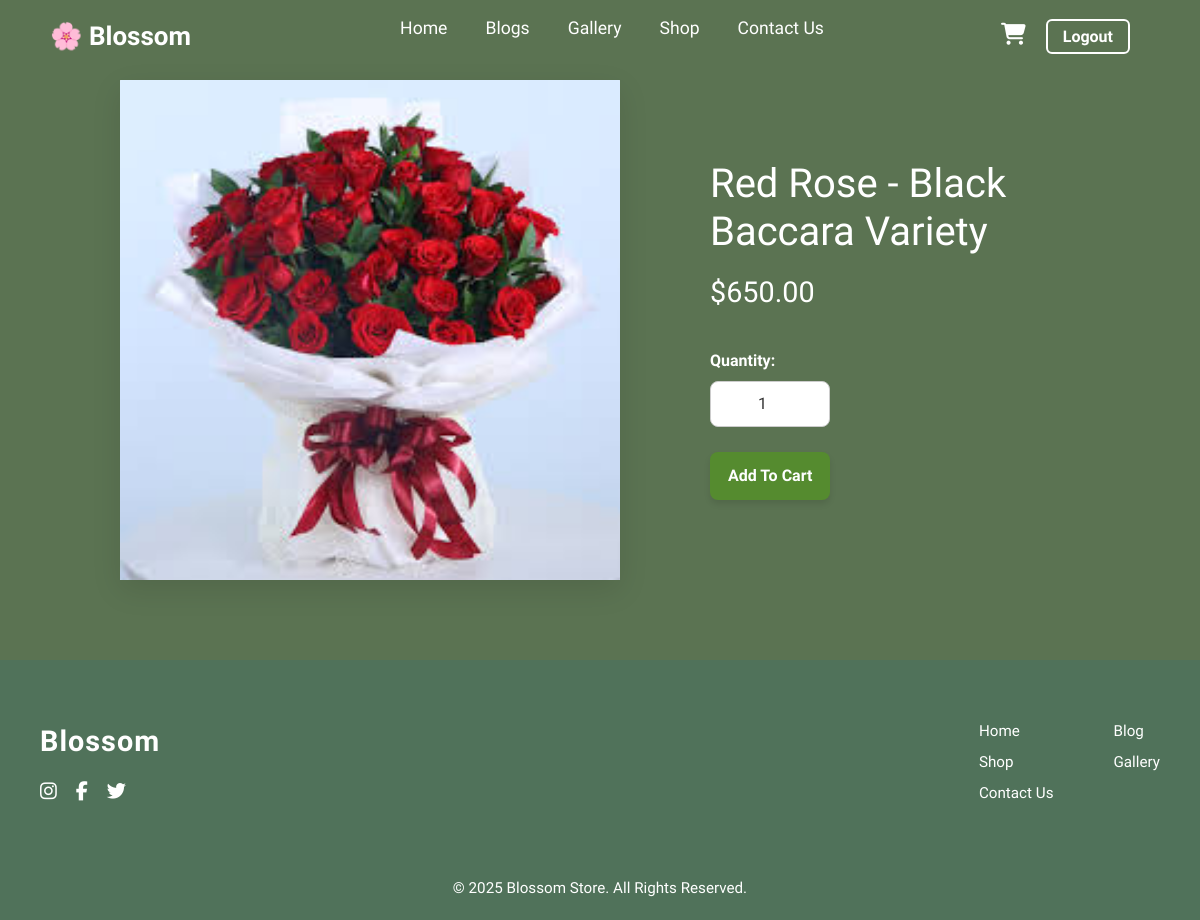
The page /product/2/ (signed in) on the database its author committed.
### Blossom/models.py (models this page shows, shortened)
class Product(models.Model):
    category = models.ForeignKey(
        Category,
        related_name='products',
        on_delete=models.CASCADE,
        help_text="The product's main category.",
        null=True
    )
    name = models.CharField(max_length=100)
    price = models.DecimalField(max_digits=10, decimal_places=2)
    image = models.ImageField(upload_to='product_images/')
    is_available = models.BooleanField(default=True)
    class Meta:
        ordering = ['name']
        verbose_name_plural = "Products"

### Blossom/views.py (the view)
# urls.py: path('product/<int:pk>/', views.product_detail, name='product_detail'),
@login_required
def product_detail(request, pk):
    product = get_object_or_404(Product, pk=pk)
    context = {
        'product': product
    }
    return render(request, 'product_detail.html', context)

### templates/product_detail.html (shortened to what this page needs)
{% extends 'home.html' %}
{% load static %}
{% block content %}
<div class="product-detail-container">
    <div class="product-image">
        <img src="{{ product.image.url }}" alt="{{ product.name }}">
    </div>
    <div class="product-info">
        <div class="product-purchase-box">
            <h1 class="product-name">{{ product.name }}</h1>
            <p class="price">${{ product.price }}</p>
            <form method="POST" action="{% url 'add_to_cart' product.id %}">
                <label for="quantity">Quantity:</label>
                <div class="quantity-control">
                    <input type="number" id="quantity" name="quantity" value="1" min="1" required>
                </div>
                <button type="submit" class="add-to-cart-btn">Add To Cart</button>
            </form>
        </div>
    </div>
</div>
{% endblock content %}

### static/css/style.css (style rules this page uses)
* { margin: 0; padding: 0; box-sizing: border-box; }
body { margin: 0%; font-family: "Tagesschrift", system-ui; font-weight: 400; font-style: normal; background-color: #5b7352; display: flex; flex-direction: column; min-height: 100vh; }
.product-info { display: flex; justify-content: space-between; align-items: flex-start; padding-top: 5px; padding-left: 0; padding-right: 0; width: 100%; box-sizing: border-box; }
.product-detail-container { display: grid; grid-template-columns: 500px auto; gap: 90px; margin: 80px auto; padding: 0 70px; text-align: left; width: 1100px; }
.product-image { width: 100%; height: 500px; overflow: hidden; border-radius: 1px; box-shadow: 0 10px 30px rgba(0, 0, 0, 0.1); background-color: white; }
.product-image img { width: 100%; height: 100%; object-fit: cover; display: block; }
.product-info { padding: 20px 0; }
.product-name { font-size: 2.5rem; font-weight: 400; color: white; margin-bottom: 15px; }
.price { font-size: 1.8rem; font-weight: 300; color: white; margin-bottom: 5px; padding-bottom: 10px; display: inline-block; }
.product-info form { margin-top: 20px; display: block; }
.product-info label { display: block; font-size: 1rem; font-weight: 600; margin-bottom: 8px; color: white; }
.quantity-control input[type="number"] { width: 120px; padding: 10px; border: 1px solid #ccc; border-radius: 8px; text-align: center; font-size: 1rem; margin-bottom: 25px; outline: none; background-color: white; color: #333; }
.add-to-cart-btn { background-color: #558B2F; color: white; padding: 12px 18px; border: none; border-radius: 8px; cursor: pointer; font-size: 1rem; font-weight: 600; transition: background-color 0.3s ease; box-shadow: 0 4px 6px rgba(0, 0, 0, 0.1); }
.product-info { display: flex; align-items: center; gap: 15px; }

### rows shown on the page
Product: image (picture), name "Red Rose - Black Baccara Variety", price "650.00"
